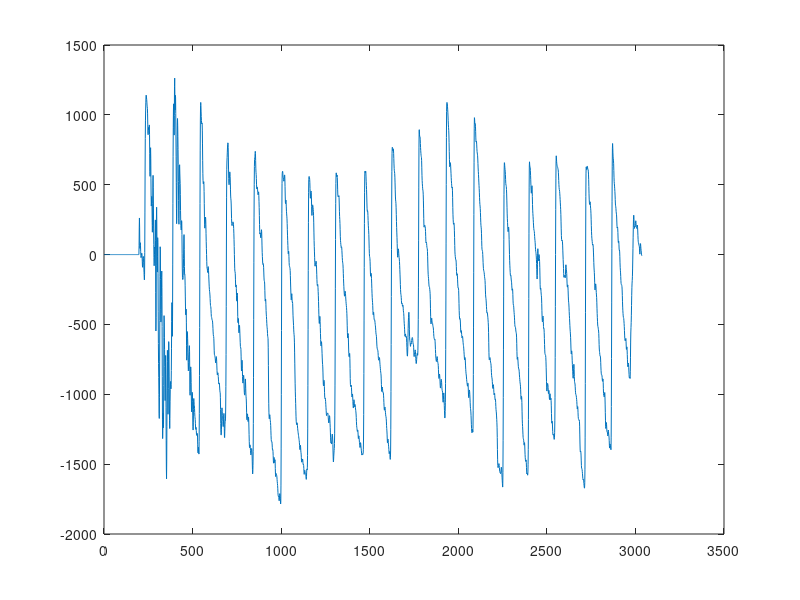

Reproduce this figure in MATLAB. (Note: this script raises an error after producing the figure.)

clear all.close all
data = load("eng_signals.mat");
data = data.eng_signal1;
plot(data);
data = data(545:661,:);
datax = 545:661;
datax = datax';

pos = randi(length(data));
n1 = data(pos,:);
n1 = [pos, n1]

pos2 = randi(length(data));
n2 = data(pos2,:);
n2 = [pos2, n2]

n = [n1; n2];

% plot(data ,'o');


fitLineFcn = polyfit(n(:,1),n(:,2),1); % fit function using polyfit

hold on 
plot(n1(:,1), n1(:,2), 'o', Color="red")
hold on
plot(n2(:,1), n2(:,2), 'o', Color="green")
hold on

p = polyval(fitLineFcn, datax)

% plot(datax,p)
% 
% hold on

wsp = fitLineFcn(:,2);
wsp_gorny = wsp+0.1*wsp;


wsp_gorny = [fitLineFcn(:,1); wsp_gorny];

p_gorny = polyval(wsp_gorny, datax)

% plot(datax,p_gorny)
% hold on


wsp = fitLineFcn(:,2);
wsp_dolny = wsp-0.1*wsp;


wsp_dolny = [fitLineFcn(:,1); wsp_dolny];

p_dolny = polyval(wsp_dolny, datax)

% plot(datax,p_dolny)
% hold on

%punkty mniejsze od gory i wieksze od dolnej

to = data < p_gorny & data > p_dolny;

wynik = sum(to);

pky = [];
pkx = [];


for i = 1:length(data)
    if to(i) == 1
        pkt = data(i);
        pktx = datax(i);

        pky = [pky,pkt];
        pkx = [pkx, pktx];
    end
end

plot(pkx , pky, 'o');

hold on

wspolczynniki = polyfit(pkx,pky,1); 
p2 = polyval(wspolczynniki, pkx)
hold on
plot(pkx,p2)